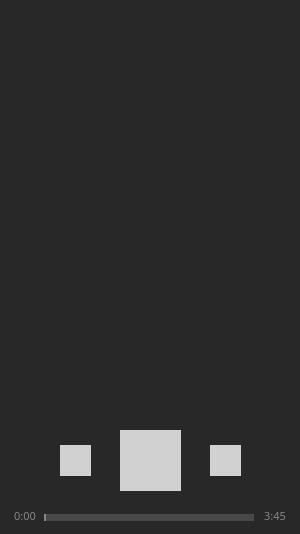
<?xml version="1.0" encoding="UTF-8"?>
<ui version="4.0">
    <class>Form</class>
    <widget class="QWidget" name="Form">
        <property name="geometry">
            <rect>
                <x>0</x>
                <y>0</y>
                <width>300</width>
                <height>534</height>
            </rect>
        </property>
        <property name="windowTitle">
            <string>Form</string>
        </property>
        <property name="styleSheet">
            <string notr="true">background-color: rgb(40, 40, 40);</string>
        </property>
        <widget class="QLabel" name="next">
            <property name="geometry">
                <rect>
                    <x>210</x>
                    <y>445</y>
                    <width>31</width>
                    <height>31</height>
                </rect>
            </property>
            <property name="autoFillBackground">
                <bool>false</bool>
            </property>
            <property name="styleSheet">
                <string notr="true">background-color: #d1d1d1</string>
            </property>
            <property name="text">
                <string/>
            </property>
            <property name="pixmap">
                <pixmap>img/next.png</pixmap>
            </property>
            <property name="scaledContents">
                <bool>true</bool>
            </property>
            <property name="wordWrap">
                <bool>false</bool>
            </property>
        </widget>
        <widget class="QLabel" name="prev">
            <property name="geometry">
                <rect>
                    <x>60</x>
                    <y>445</y>
                    <width>31</width>
                    <height>31</height>
                </rect>
            </property>
            <property name="styleSheet">
                <string notr="true">background-color: #d1d1d1</string>
            </property>
            <property name="text">
                <string/>
            </property>
            <property name="pixmap">
                <pixmap>img/prev.png</pixmap>
            </property>
            <property name="scaledContents">
                <bool>true</bool>
            </property>
            <property name="wordWrap">
                <bool>false</bool>
            </property>
        </widget>
        <widget class="QLabel" name="play">
            <property name="geometry">
                <rect>
                    <x>120</x>
                    <y>430</y>
                    <width>61</width>
                    <height>61</height>
                </rect>
            </property>
            <property name="styleSheet">
                <string notr="true">background-color: #d1d1d1</string>
            </property>
            <property name="text">
                <string/>
            </property>
            <property name="pixmap">
                <pixmap>img/play.png</pixmap>
            </property>
            <property name="scaledContents">
                <bool>true</bool>
            </property>
            <property name="wordWrap">
                <bool>false</bool>
            </property>
        </widget>
        <widget class="QLabel" name="cover">
            <property name="geometry">
                <rect>
                    <x>0</x>
                    <y>24</y>
                    <width>300</width>
                    <height>300</height>
                </rect>
            </property>
            <property name="styleSheet">
                <string notr="true">border-radius: 10px
                </string>
            </property>
            <property name="text">
                <string/>
            </property>
            <property name="pixmap">
                <pixmap>img/no-cover.png</pixmap>
            </property>
        </widget>
        <widget class="QLabel" name="title">
            <property name="geometry">
                <rect>
                    <x>10</x>
                    <y>340</y>
                    <width>281</width>
                    <height>40</height>
                </rect>
            </property>
            <property name="font">
                <font>
                    <family>Proxy 3</family>
                    <weight>75</weight>
                    <bold>true</bold>
                </font>
            </property>
            <property name="text">
                <string/>
            </property>
        </widget>
        <widget class="QLabel" name="artist">
            <property name="geometry">
                <rect>
                    <x>10</x>
                    <y>395</y>
                    <width>281</width>
                    <height>21</height>
                </rect>
            </property>
            <property name="font">
                <font>
                    <family>Sylfaen</family>
                    <weight>75</weight>
                    <bold>true</bold>
                </font>
            </property>
            <property name="text">
                <string/>
            </property>
        </widget>
        <widget class="QLabel" name="exit">
            <property name="geometry">
                <rect>
                    <x>260</x>
                    <y>0</y>
                    <width>40</width>
                    <height>22</height>
                </rect>
            </property>
            <property name="styleSheet">
                <string notr="true"/>
            </property>
            <property name="text">
                <string/>
            </property>
            <property name="pixmap">
                <pixmap>img/exit.png</pixmap>
            </property>
            <property name="scaledContents">
                <bool>true</bool>
            </property>
            <property name="margin">
                <number>0</number>
            </property>
        </widget>
        <widget class="QLabel" name="mini">
            <property name="geometry">
                <rect>
                    <x>220</x>
                    <y>0</y>
                    <width>40</width>
                    <height>22</height>
                </rect>
            </property>
            <property name="styleSheet">
                <string notr="true"/>
            </property>
            <property name="text">
                <string/>
            </property>
            <property name="pixmap">
                <pixmap>img/mini.png</pixmap>
            </property>
            <property name="scaledContents">
                <bool>true</bool>
            </property>
            <property name="alignment">
                <set>Qt::AlignLeading|Qt::AlignLeft|Qt::AlignTop</set>
            </property>
            <property name="margin">
                <number>0</number>
            </property>
        </widget>
        <widget class="QLabel" name="actTime">
            <property name="geometry">
                <rect>
                    <x>6</x>
                    <y>506</y>
                    <width>38</width>
                    <height>20</height>
                </rect>
            </property>
            <property name="font">
                <font>
                    <family>Segoe UI Semibold</family>
                    <pointsize>8</pointsize>
                    <weight>50</weight>
                    <bold>false</bold>
                    <kerning>true</kerning>
                </font>
            </property>
            <property name="styleSheet">
                <string notr="true">color: #858585</string>
            </property>
            <property name="text">
                <string>0:00</string>
            </property>
            <property name="textFormat">
                <enum>Qt::AutoText</enum>
            </property>
            <property name="scaledContents">
                <bool>false</bool>
            </property>
            <property name="alignment">
                <set>Qt::AlignCenter</set>
            </property>
        </widget>
        <widget class="QLabel" name="finTime">
            <property name="geometry">
                <rect>
                    <x>256</x>
                    <y>506</y>
                    <width>38</width>
                    <height>20</height>
                </rect>
            </property>
            <property name="font">
                <font>
                    <family>Segoe UI Semibold</family>
                    <pointsize>8</pointsize>
                    <weight>50</weight>
                    <bold>false</bold>
                    <strikeout>false</strikeout>
                    <kerning>true</kerning>
                </font>
            </property>
            <property name="layoutDirection">
                <enum>Qt::LeftToRight</enum>
            </property>
            <property name="styleSheet">
                <string notr="true">color: #858585</string>
            </property>
            <property name="text">
                <string>3:45</string>
            </property>
            <property name="textFormat">
                <enum>Qt::RichText</enum>
            </property>
            <property name="alignment">
                <set>Qt::AlignCenter</set>
            </property>
        </widget>
        <widget class="QSlider" name="status">
            <property name="geometry">
                <rect>
                    <x>44</x>
                    <y>506</y>
                    <width>210</width>
                    <height>22</height>
                </rect>
            </property>
            <property name="styleSheet">
                <string notr="true">QSlider::groove:horizontal:hover {
                    background: red;
                    height: 10px;
                    }

                    QSlider::groove:horizontal {
                    background: #858585;
                    border: 1px solid;
                    height: 5px;

                    }

                    QSlider::sub-page:horizontal {
                    background: #858585;
                    height: 5px;

                    }

                    QSlider::add-page:horizontal {
                    background: #484848;
                    height: 5px;

                    }

                </string>
            </property>
            <property name="minimum">
                <number>0</number>
            </property>
            <property name="maximum">
                <number>100</number>
            </property>
            <property name="pageStep">
                <number>1</number>
            </property>
            <property name="value">
                <number>0</number>
            </property>
            <property name="sliderPosition">
                <number>0</number>
            </property>
            <property name="tracking">
                <bool>true</bool>
            </property>
            <property name="orientation">
                <enum>Qt::Horizontal</enum>
            </property>
        </widget>
        <widget class="QLabel" name="label">
            <property name="geometry">
                <rect>
                    <x>2</x>
                    <y>2</y>
                    <width>21</width>
                    <height>21</height>
                </rect>
            </property>
            <property name="text">
                <string/>
            </property>
            <property name="pixmap">
                <pixmap>img/icon.ico</pixmap>
            </property>
            <property name="scaledContents">
                <bool>true</bool>
            </property>
        </widget>
        <zorder>cover</zorder>
        <zorder>next</zorder>
        <zorder>prev</zorder>
        <zorder>play</zorder>
        <zorder>title</zorder>
        <zorder>artist</zorder>
        <zorder>exit</zorder>
        <zorder>mini</zorder>
        <zorder>actTime</zorder>
        <zorder>finTime</zorder>
        <zorder>status</zorder>
        <zorder>label</zorder>
    </widget>
    <resources/>
    <connections/>
</ui>
